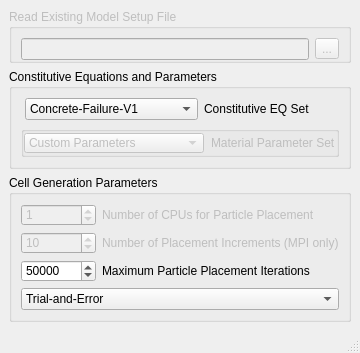
<?xml version="1.0" encoding="UTF-8"?>
<ui version="4.0">
 <class>MainWindow</class>
 <widget class="QMainWindow" name="MainWindow">
  <property name="geometry">
   <rect>
    <x>0</x>
    <y>0</y>
    <width>333</width>
    <height>331</height>
   </rect>
  </property>
  <property name="sizePolicy">
   <sizepolicy hsizetype="Preferred" vsizetype="Maximum">
    <horstretch>0</horstretch>
    <verstretch>0</verstretch>
   </sizepolicy>
  </property>
  <property name="windowIcon">
   <iconset resource="../icons.qrc">
    <normaloff>:/icons/PartDesignWorkbench.svg</normaloff>:/icons/PartDesignWorkbench.svg</iconset>
  </property>
  <property name="toolTipDuration">
   <number>0</number>
  </property>
  <property name="styleSheet">
   <string notr="true"/>
  </property>
  <property name="unifiedTitleAndToolBarOnMac">
   <bool>true</bool>
  </property>
  <widget class="QWidget" name="centralwidget">
   <property name="sizePolicy">
    <sizepolicy hsizetype="Expanding" vsizetype="Expanding">
     <horstretch>0</horstretch>
     <verstretch>0</verstretch>
    </sizepolicy>
   </property>
   <layout class="QGridLayout" name="gridLayout_3">
    <item row="0" column="0">
     <widget class="QGroupBox" name="gb_working_dir">
      <property name="enabled">
       <bool>false</bool>
      </property>
      <property name="styleSheet">
       <string notr="true">border-color: rgb(182, 182, 182);</string>
      </property>
      <property name="title">
       <string>Read Existing Model Setup File</string>
      </property>
      <layout class="QHBoxLayout" name="horizontalLayout_6">
       <property name="leftMargin">
        <number>9</number>
       </property>
       <property name="bottomMargin">
        <number>0</number>
       </property>
       <item>
        <widget class="QLineEdit" name="setupFile">
         <property name="enabled">
          <bool>false</bool>
         </property>
         <property name="readOnly">
          <bool>true</bool>
         </property>
        </widget>
       </item>
       <item>
        <widget class="QToolButton" name="readFileButton">
         <property name="enabled">
          <bool>false</bool>
         </property>
         <property name="text">
          <string notr="true">...</string>
         </property>
        </widget>
       </item>
      </layout>
     </widget>
    </item>
    <item row="1" column="0">
     <widget class="QGroupBox" name="gb_analysis_type">
      <property name="enabled">
       <bool>true</bool>
      </property>
      <property name="autoFillBackground">
       <bool>false</bool>
      </property>
      <property name="styleSheet">
       <string notr="true">border-color: rgb(182, 182, 182);</string>
      </property>
      <property name="title">
       <string>Constitutive Equations and Parameters</string>
      </property>
      <layout class="QGridLayout" name="gridLayout_4">
       <property name="verticalSpacing">
        <number>6</number>
       </property>
       <item row="0" column="0">
        <layout class="QHBoxLayout" name="horizontalLayout_5">
         <property name="leftMargin">
          <number>4</number>
         </property>
         <property name="rightMargin">
          <number>4</number>
         </property>
         <item>
          <widget class="QComboBox" name="constEQ">
           <property name="enabled">
            <bool>true</bool>
           </property>
           <property name="sizePolicy">
            <sizepolicy hsizetype="Minimum" vsizetype="Preferred">
             <horstretch>0</horstretch>
             <verstretch>0</verstretch>
            </sizepolicy>
           </property>
           <property name="minimumSize">
            <size>
             <width>173</width>
             <height>0</height>
            </size>
           </property>
           <property name="maxVisibleItems">
            <number>16</number>
           </property>
           <property name="frame">
            <bool>true</bool>
           </property>
           <item>
            <property name="text">
             <string notr="true">Concrete-Failure-V1</string>
            </property>
           </item>
           <item>
            <property name="text">
             <string>Concrete-Failure-V2</string>
            </property>
           </item>
           <item>
            <property name="text">
             <string>Concrete-Failure-V3</string>
            </property>
           </item>
           <item>
            <property name="text">
             <string>Concrete-Failure-V4</string>
            </property>
           </item>
           <item>
            <property name="text">
             <string>FRC-Failure-V1</string>
            </property>
           </item>
           <item>
            <property name="text">
             <string>Sandstone-Failure-V1</string>
            </property>
           </item>
           <item>
            <property name="text">
             <string>Shale-Failure-V1</string>
            </property>
           </item>
           <item>
            <property name="text">
             <string>Wood-Failure-V1</string>
            </property>
           </item>
          </widget>
         </item>
         <item>
          <widget class="QLabel" name="label">
           <property name="enabled">
            <bool>true</bool>
           </property>
           <property name="text">
            <string>Constitutive EQ Set</string>
           </property>
          </widget>
         </item>
        </layout>
       </item>
       <item row="1" column="0">
        <widget class="QGroupBox" name="groupBox_2">
         <property name="enabled">
          <bool>false</bool>
         </property>
         <property name="sizePolicy">
          <sizepolicy hsizetype="Preferred" vsizetype="Minimum">
           <horstretch>0</horstretch>
           <verstretch>0</verstretch>
          </sizepolicy>
         </property>
         <property name="styleSheet">
          <string notr="true">border-color: rgba(182, 182, 182, 0);</string>
         </property>
         <property name="title">
          <string/>
         </property>
         <property name="flat">
          <bool>true</bool>
         </property>
         <layout class="QGridLayout" name="_2">
          <property name="sizeConstraint">
           <enum>QLayout::SetDefaultConstraint</enum>
          </property>
          <property name="leftMargin">
           <number>0</number>
          </property>
          <property name="topMargin">
           <number>0</number>
          </property>
          <property name="rightMargin">
           <number>0</number>
          </property>
          <property name="bottomMargin">
           <number>0</number>
          </property>
          <property name="spacing">
           <number>0</number>
          </property>
          <item row="1" column="0">
           <widget class="QStackedWidget" name="widgetStack2">
            <property name="styleSheet">
             <string notr="true">border-color: rgba(182, 182, 182, 0);</string>
            </property>
            <property name="frameShadow">
             <enum>QFrame::Plain</enum>
            </property>
            <property name="lineWidth">
             <number>0</number>
            </property>
            <property name="currentIndex">
             <number>0</number>
            </property>
            <widget class="QWidget" name="Page1_box">
             <property name="enabled">
              <bool>false</bool>
             </property>
             <layout class="QGridLayout" name="gridLayout">
              <property name="leftMargin">
               <number>0</number>
              </property>
              <property name="topMargin">
               <number>0</number>
              </property>
              <property name="rightMargin">
               <number>0</number>
              </property>
              <property name="bottomMargin">
               <number>0</number>
              </property>
              <property name="horizontalSpacing">
               <number>6</number>
              </property>
              <property name="verticalSpacing">
               <number>0</number>
              </property>
              <item row="0" column="0">
               <layout class="QHBoxLayout" name="horizontalLayout_7">
                <property name="spacing">
                 <number>7</number>
                </property>
                <property name="leftMargin">
                 <number>0</number>
                </property>
                <property name="rightMargin">
                 <number>0</number>
                </property>
                <item>
                 <widget class="QComboBox" name="matParaSet">
                  <property name="enabled">
                   <bool>false</bool>
                  </property>
                  <property name="sizePolicy">
                   <sizepolicy hsizetype="Minimum" vsizetype="Preferred">
                    <horstretch>0</horstretch>
                    <verstretch>0</verstretch>
                   </sizepolicy>
                  </property>
                  <property name="minimumSize">
                   <size>
                    <width>173</width>
                    <height>20</height>
                   </size>
                  </property>
                  <property name="maximumSize">
                   <size>
                    <width>16777215</width>
                    <height>20</height>
                   </size>
                  </property>
                  <property name="maxVisibleItems">
                   <number>16</number>
                  </property>
                  <property name="frame">
                   <bool>true</bool>
                  </property>
                  <item>
                   <property name="text">
                    <string>Custom Parameters</string>
                   </property>
                  </item>
                  <item>
                   <property name="text">
                    <string>Cusatis et al. 2011 Section 3</string>
                   </property>
                  </item>
                 </widget>
                </item>
                <item>
                 <widget class="QLabel" name="label_5">
                  <property name="enabled">
                   <bool>false</bool>
                  </property>
                  <property name="text">
                   <string>Material Parameter Set</string>
                  </property>
                 </widget>
                </item>
               </layout>
              </item>
             </layout>
            </widget>
            <widget class="QWidget" name="page">
             <layout class="QGridLayout" name="gridLayout_5">
              <property name="leftMargin">
               <number>0</number>
              </property>
              <property name="topMargin">
               <number>0</number>
              </property>
              <property name="rightMargin">
               <number>0</number>
              </property>
              <property name="bottomMargin">
               <number>0</number>
              </property>
              <property name="verticalSpacing">
               <number>0</number>
              </property>
              <item row="0" column="0">
               <layout class="QHBoxLayout" name="horizontalLayout_8">
                <property name="spacing">
                 <number>7</number>
                </property>
                <property name="leftMargin">
                 <number>0</number>
                </property>
                <property name="rightMargin">
                 <number>0</number>
                </property>
                <item>
                 <widget class="QComboBox" name="PrimitiveTypeCB_3">
                  <property name="enabled">
                   <bool>false</bool>
                  </property>
                  <property name="sizePolicy">
                   <sizepolicy hsizetype="Minimum" vsizetype="Preferred">
                    <horstretch>0</horstretch>
                    <verstretch>0</verstretch>
                   </sizepolicy>
                  </property>
                  <property name="minimumSize">
                   <size>
                    <width>173</width>
                    <height>20</height>
                   </size>
                  </property>
                  <property name="maximumSize">
                   <size>
                    <width>16777215</width>
                    <height>20</height>
                   </size>
                  </property>
                  <property name="maxVisibleItems">
                   <number>16</number>
                  </property>
                  <property name="frame">
                   <bool>true</bool>
                  </property>
                  <item>
                   <property name="text">
                    <string>aaaaa</string>
                   </property>
                  </item>
                  <item>
                   <property name="text">
                    <string>Cusatis et al. 2011 Section 3</string>
                   </property>
                  </item>
                 </widget>
                </item>
                <item>
                 <widget class="QLabel" name="label_6">
                  <property name="enabled">
                   <bool>false</bool>
                  </property>
                  <property name="text">
                   <string>Mat. Parameter Set</string>
                  </property>
                 </widget>
                </item>
               </layout>
              </item>
             </layout>
            </widget>
            <widget class="QWidget" name="page_2"/>
           </widget>
          </item>
         </layout>
        </widget>
       </item>
      </layout>
     </widget>
    </item>
    <item row="2" column="0">
     <widget class="QGroupBox" name="gb_analysis_type_2">
      <property name="enabled">
       <bool>true</bool>
      </property>
      <property name="styleSheet">
       <string notr="true">border-color: rgb(182, 182, 182);</string>
      </property>
      <property name="title">
       <string>Cell Generation Parameters</string>
      </property>
      <layout class="QGridLayout" name="gridLayout_2">
       <item row="0" column="0">
        <layout class="QHBoxLayout" name="horizontalLayout_2">
         <item>
          <widget class="QSpinBox" name="numCPUbox">
           <property name="enabled">
            <bool>false</bool>
           </property>
           <property name="sizePolicy">
            <sizepolicy hsizetype="Fixed" vsizetype="Fixed">
             <horstretch>0</horstretch>
             <verstretch>0</verstretch>
            </sizepolicy>
           </property>
           <property name="minimumSize">
            <size>
             <width>75</width>
             <height>0</height>
            </size>
           </property>
           <property name="maximumSize">
            <size>
             <width>75</width>
             <height>16777215</height>
            </size>
           </property>
           <property name="maximum">
            <number>999999999</number>
           </property>
           <property name="value">
            <number>1</number>
           </property>
          </widget>
         </item>
         <item>
          <widget class="QLabel" name="label_2">
           <property name="enabled">
            <bool>false</bool>
           </property>
           <property name="text">
            <string>Number of CPUs for Particle Placement</string>
           </property>
          </widget>
         </item>
        </layout>
       </item>
       <item row="1" column="0">
        <layout class="QHBoxLayout" name="horizontalLayout_3">
         <item>
          <widget class="QSpinBox" name="numPIncBox">
           <property name="enabled">
            <bool>false</bool>
           </property>
           <property name="sizePolicy">
            <sizepolicy hsizetype="Fixed" vsizetype="Fixed">
             <horstretch>0</horstretch>
             <verstretch>0</verstretch>
            </sizepolicy>
           </property>
           <property name="minimumSize">
            <size>
             <width>75</width>
             <height>0</height>
            </size>
           </property>
           <property name="maximumSize">
            <size>
             <width>75</width>
             <height>16777215</height>
            </size>
           </property>
           <property name="maximum">
            <number>999999999</number>
           </property>
           <property name="value">
            <number>10</number>
           </property>
          </widget>
         </item>
         <item>
          <widget class="QLabel" name="label_3">
           <property name="enabled">
            <bool>false</bool>
           </property>
           <property name="text">
            <string>Number of Placement Increments (MPI only)</string>
           </property>
          </widget>
         </item>
        </layout>
       </item>
       <item row="2" column="0">
        <layout class="QHBoxLayout" name="horizontalLayout_4">
         <item>
          <widget class="QSpinBox" name="numIncBox">
           <property name="enabled">
            <bool>true</bool>
           </property>
           <property name="sizePolicy">
            <sizepolicy hsizetype="Fixed" vsizetype="Fixed">
             <horstretch>0</horstretch>
             <verstretch>0</verstretch>
            </sizepolicy>
           </property>
           <property name="minimumSize">
            <size>
             <width>75</width>
             <height>0</height>
            </size>
           </property>
           <property name="maximumSize">
            <size>
             <width>75</width>
             <height>16777215</height>
            </size>
           </property>
           <property name="maximum">
            <number>999999999</number>
           </property>
           <property name="value">
            <number>50000</number>
           </property>
          </widget>
         </item>
         <item>
          <widget class="QLabel" name="label_4">
           <property name="enabled">
            <bool>true</bool>
           </property>
           <property name="text">
            <string>Maximum Particle Placement Iterations</string>
           </property>
          </widget>
         </item>
        </layout>
       </item>
       <item row="3" column="0">
        <layout class="QHBoxLayout" name="horizontalLayout">
         <item>
          <widget class="QComboBox" name="placementAlg">
           <property name="enabled">
            <bool>true</bool>
           </property>
           <property name="minimumSize">
            <size>
             <width>150</width>
             <height>0</height>
            </size>
           </property>
           <item>
            <property name="text">
             <string>Trial-and-Error</string>
            </property>
           </item>
          </widget>
         </item>
        </layout>
       </item>
      </layout>
     </widget>
    </item>
   </layout>
  </widget>
  <widget class="QMenuBar" name="menubar">
   <property name="geometry">
    <rect>
     <x>0</x>
     <y>0</y>
     <width>333</width>
     <height>21</height>
    </rect>
   </property>
  </widget>
  <widget class="QStatusBar" name="statusbar"/>
 </widget>
 <resources>
  <include location="../icons.qrc"/>
 </resources>
 <connections/>
</ui>
